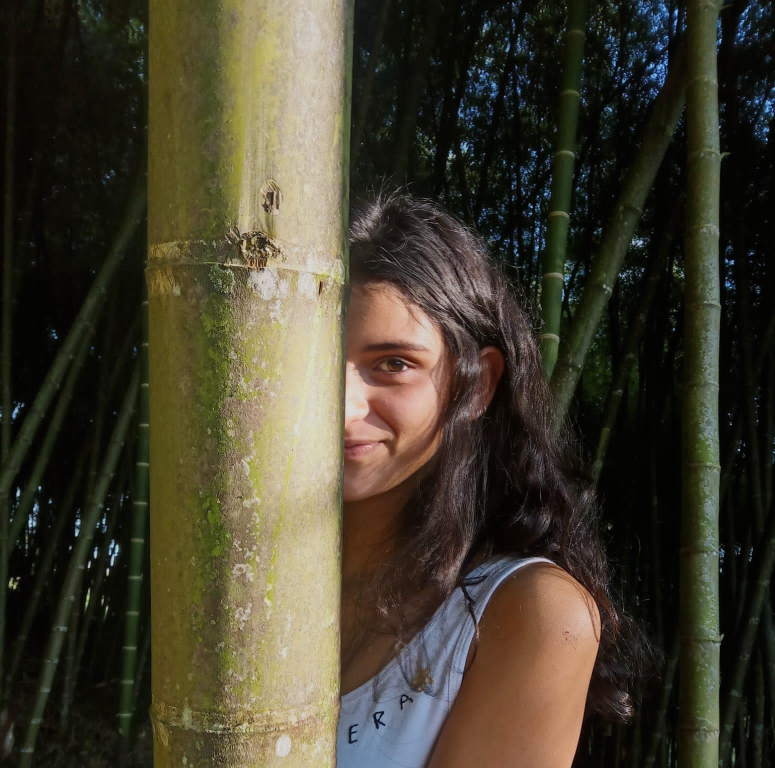
#> input picture Sunnylady.jpg, 1550 x 1536 px (shown at 1/2 size)
$ jupyter execute MeanShift.ipynb
#> lines starting #> are read from the running program, lines starting #| are printed output that depends on the picture
[cell 1]
# Surpress any warnings:
def warn(*args, **kwargs):
    pass
import warnings
warnings.warn = warn

import numpy as np
import cv2 as cv
from sklearn.cluster import MeanShift, estimate_bandwidth
from mpl_toolkits import mplot3d
import pandas as pd
import matplotlib.pyplot as plt
import seaborn as sns
import math

[cell 2]
img=cv.imread('Sunnylady.jpg')
#> img is the input picture: shape (1536, 1550, 3); mean B, G, R 46.4, 62, 67.2
plt.imshow(cv.cvtColor(img, cv.COLOR_BGR2RGB))
plt.show()

[cell 3]
imgrez=cv.resize(img,dsize=(500,500))
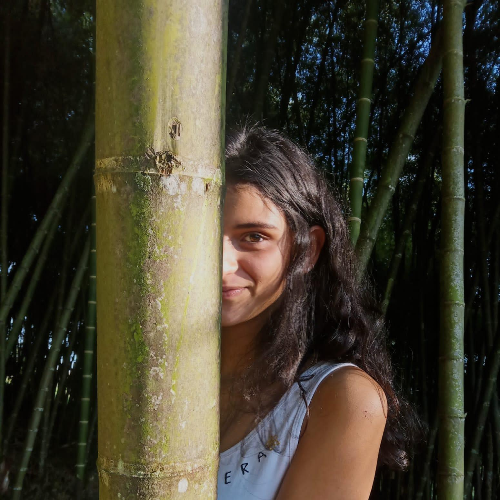
#> imgrez: shape (500, 500, 3); mean B, G, R 46.3, 61.9, 67.1
imgrez= cv.medianBlur(imgrez, 7)
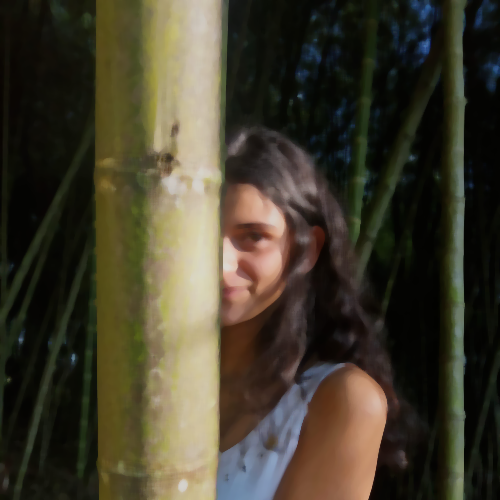
#> imgrez: shape (500, 500, 3); mean B, G, R 44.7, 60.6, 66
plt.imshow(cv.cvtColor(imgrez, cv.COLOR_BGR2RGB))

[cell 4]
imgrez=cv.resize(img,dsize=(500,500))
imgrez= cv.medianBlur(imgrez, 7)
plt.imshow(cv.cvtColor(imgrez, cv.COLOR_BGR2RGB))

[cell 5]
eje=plt.axes(projection="3d")
eje.scatter3D(imgrez[:,:,0],imgrez[:,:,1],imgrez[:,:,2])
eje.set_title('Valores RGB por pixel')
plt.show()
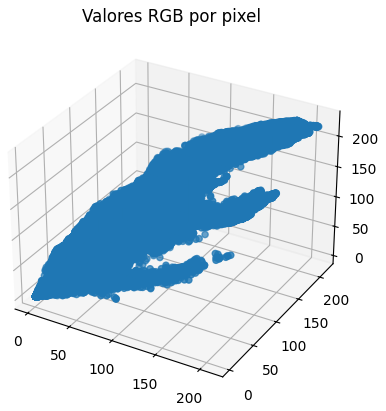
#> figure drawn by matplotlib, 1 panel

[cell 6]
imgrez.shape
#> Out = (500, 500, 3)

[cell 7]
PixF=imgrez.reshape((-1,3))
PixF=np.float32(PixF)

[cell 8]
anchobanda= estimate_bandwidth(PixF, quantile=.06, n_samples=20000)
#> anchobanda = 18.25
anchobanda
#> Out = 18.25

[cell 9]
Means= MeanShift(bandwidth=anchobanda, bin_seeding=True)
Means.fit(PixF)

[cell 10]
grupos=set(Means.labels_)
#> grupos = 12 items
etiquetas=Means.labels_
print(etiquetas)
#> (printed output is left out)

[cell 11]
Clusters=Means.predict(PixF)
Clusters

[cell 12]
Means.cluster_centers_
#> Out = [[6.36, 11.6, 10.85], [32.35, 76.75, 83.57], [160.7, 190.9, 203.8], [54.67, 78.58, 121.9], [89.57, 128.5, 142.4], [114.9, 145, 195.4], [63.33, 103.1, 110.4], [100.8, 119.2, 104.1], [143.3, 120.8, 110], [94.1, 119.8, 170.3], [119.5, 72.2, 39.69], [159.5, 102.8, 63.15]]

[cell 13]
ClusterInt=np.uint8(Means.cluster_centers_)
#> ClusterInt = [[6, 11, 10], [32, 76, 83], [160, 190, 203], [54, 78, 121], [89, 128, 142], [114, 144, 195], [63, 103, 110], [100, 119, 104], [143, 120, 109], [94, 119, 170], [119, 72, 39], [159, 102, 63]]
ClusterInt
#> Out has the same summary as ClusterInt

[cell 14]
Agrup= plt.axes(projection="3d")
Agrup.set_title('Valor de los pixeles del Cluster')
Agrup.scatter3D(ClusterInt[:,0],ClusterInt[:,1],ClusterInt[:,2],color='blue')
plt.show()
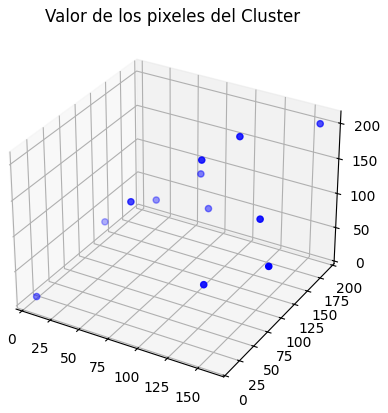
#> figure drawn by matplotlib, 1 panel

[cell 15]
resultado=np.zeros(PixF.shape, dtype=np.uint8)
for i in np.unique(etiquetas):
    resultado[etiquetas==i,:]=ClusterInt[i,:]
#> this loop made 12 passes
resultado=resultado.reshape(imgrez.shape)
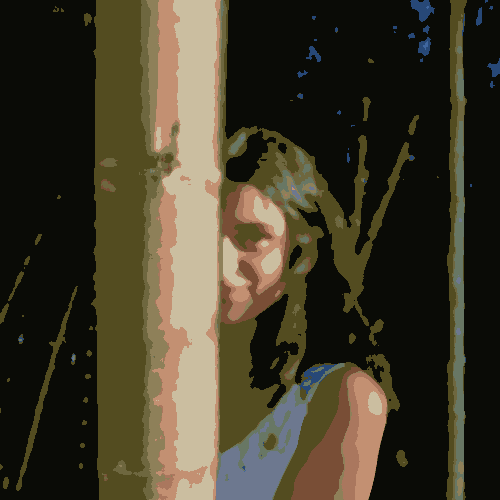
#> resultado: shape (500, 500, 3); mean B, G, R 40.9, 59, 65.2

[cell 16]
plt.imshow(cv.cvtColor(resultado, cv.COLOR_BGR2RGB))
plt.show()

[cell 17]
for i in np.unique(etiquetas):
    resultado2=np.zeros(PixF.shape,dtype=np.uint8)
    resultado2[etiquetas==i,:]=ClusterInt[i,:]
    plt.imshow(cv.cvtColor(resultado2.reshape(imgrez.shape), cv.COLOR_BGR2RGB))
    plt.show()
#> this loop made 12 passes
#> pass 1, `plt.show()`:
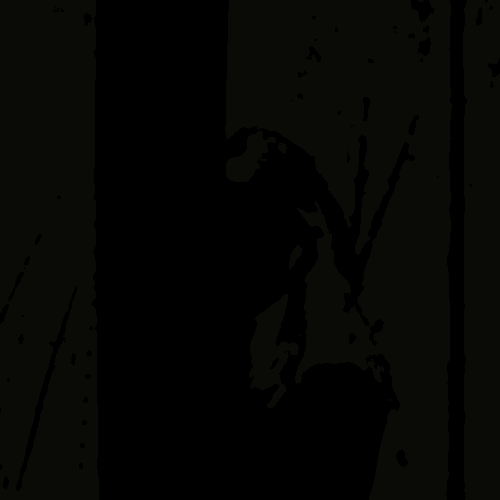
#> shown: shape (500, 500, 3); mean R, G, B 5.32, 5.85, 3.19
#> pass 2, `plt.show()`:
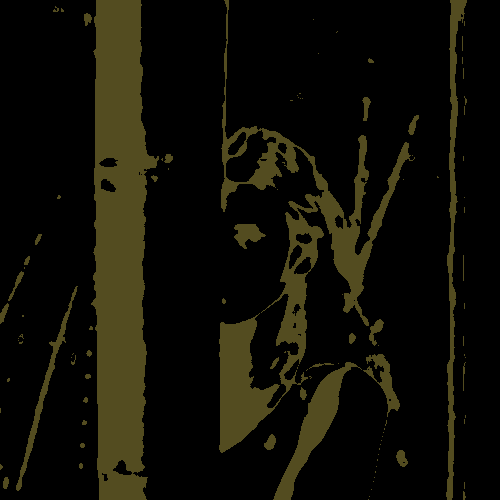
#> shown: shape (500, 500, 3); mean R, G, B 16.1, 14.7, 6.2
